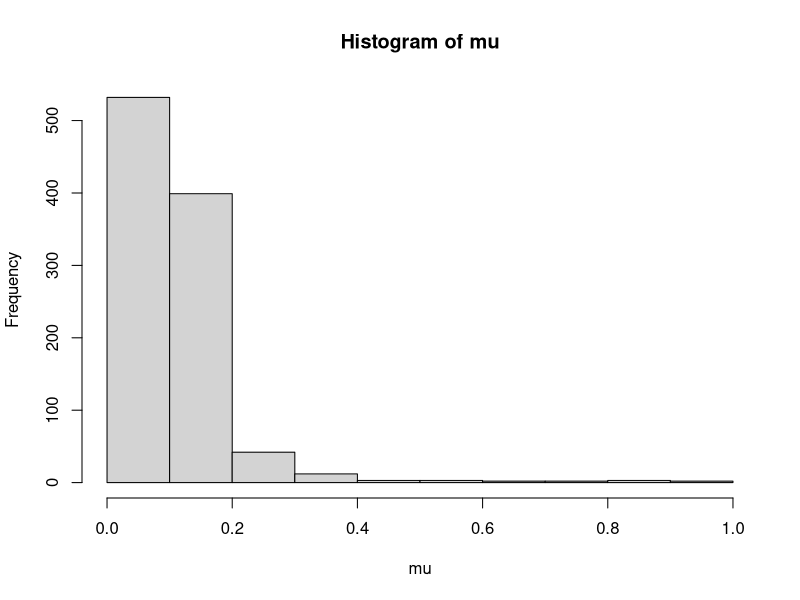

R code for this plot: (Note: this script raises an error after producing the figure.)
# load the relevant packages
packages <- c("dplyr","tidyverse","ggplot2","SuperLearner","VIM","recipes","resample","caret","SuperLearner",
              "data.table","nnls","mvtnorm","ranger","xgboost","splines","Matrix","xtable","pROC","arm",
              "polspline","ROCR","cvAUC", "KernelKnn", "gam","glmnet")
for (package in packages) {
  if (!require(package, character.only=T, quietly=T)) {
    install.packages(package,repos='http://lib.stat.cmu.edu/R/CRAN') 
  }
}

#-----------------------------------------------------------------------------------------------------------------------------------------------
# SIMULATE DATA ----------------------------------------------------------------------------------------------------------------------
#-----------------------------------------------------------------------------------------------------------------------------------------------
set.seed(123)
n=1000
sigma <- abs(matrix(runif(25,0,1), ncol=5))
sigma <- forceSymmetric(sigma)
sigma <- as.matrix(nearPD(sigma)$mat)
x <- rmvnorm(n, mean=c(0,.25,.15,0,.1), sigma=sigma)
modelMat<-model.matrix(as.formula(~ (x[,1]+x[,2]+x[,3]+x[,4]+x[,5])^3))
beta<-runif(ncol(modelMat)-1,0,1)
beta<-c(2,beta) # setting intercept
mu <- 1-plogis(modelMat%*%beta) # true underlying risk of the outcome
y<-rbinom(n,1,mu)

hist(mu);mean(y)

x<-data.frame(x)
D<-data.frame(x,y)
# Specify the number of folds for V-fold cross-validation
folds=5
index<-split(1:1000,1:folds)

# Trying screen.corRank
screen.corRank <- function (Y, X, family, method = "pearson", rank = 2, ...) 
{
  listp <- apply(X, 2, function(x, Y, method) {
    ifelse(var(x) <= 0, 1, cor.test(x, y = Y, method = method)$p.value)
  }, Y = Y, method = method)
  whichVariable <- (rank(listp) <= rank)
  return(whichVariable)
}
# And creating a logical vector indicating which variables to select 
whichVariable <-  screen.corRank(Y=D$y, X=D[,-6])


## split data into 5 groups for 5-fold cross-validation 
## we do this here so that the exact same folds will be used in 
## both the SL fit with the R package, and the hand coded SL
splt<-lapply(1:folds,function(ind) D[index[[ind]],])
# view the first 6 observations in the first [[1]] and second [[2]] folds
head(splt[[1]])
head(splt[[2]])

#-----------------------------------------------------------------------------------------------------------------------------------------------
#-----------------------------------------------------------------------------------------------------------------------------------------------
#-----------------------------------------------------------------------------------------------------------------------------------------------

#-----------------------------------------------------------------------------------------------------------------------------------------------
# Fitting the Superlearner: Original Version ---------------------------------------------------------------------------------------------------
#-----------------------------------------------------------------------------------------------------------------------------------------------

# NO SCREENING
sl.lib <- list("SL.mean", "SL.glmnet")
SLfitY<-SuperLearner(Y=y,X=x,family="binomial",
                   method="method.AUC",
                   SL.library=sl.lib,
                   cvControl=list(V=folds))
SLfitY

# WITH SCREENING
sl.lib <- list("SL.mean", "SL.glmnet", c("SL.glmnet", "screen.corRank"))
SLfitY_scr<-SuperLearner(Y=y,X=x,family="binomial",
                       method="method.AUC",
                       SL.library=sl.lib,
                       cvControl=list(V=folds))
SLfitY_scr
SLfitY_scr$whichScreen

#this is picking the same variables as the screening function done by hand 

#-----------------------------------------------------------------------------------------------------------------------------------------------
#-----------------------------------------------------------------------------------------------------------------------------------------------
#-----------------------------------------------------------------------------------------------------------------------------------------------


#--------------------------------------------------------------------------------------------------------------------------------------------------------------
# Hand-coding Super Learner -----------------------------------------------------------------------------------------------------------------------------------
#--------------------------------------------------------------------------------------------------------------------------------------------------------------
###########  Fitting individual algorithms on the training set (but not the ii-th validation set) ########### 
m1 <- lapply(1:folds,function(ii) mean(rbindlist(splt[-ii])$y)) #mean
m2 <- lapply(1:folds, function(ii) cv.glmnet(as.matrix(do.call(rbind,splt[-ii])[,-6]), 
                                             as.matrix(do.call(rbind,splt[-ii])[,6]), alpha = 1, family="binomial")) #glmnet
#glmnet with screen.corRank
# subset first to remove the outcome variable (position 6), then to select just those variables with TRUE in whichVariable
m3 <- lapply(1:folds, function(ii) cv.glmnet(as.matrix(do.call(rbind,splt[-ii])[,-6][,whichVariable]),
                                             as.matrix(do.call(rbind,splt[-ii])[,6]), alpha = 1, family="binomial"))


########### Predict ########### 
p1 <- lapply(1:folds, function(ii) rep(m1[[ii]], nrow(splt[[ii]])))
p2 <- lapply(1:folds, function(ii) predict(m2[[ii]], newx = as.matrix(rbindlist(splt[ii])[,-6]), s="lambda.min", type="response"))
p3 <- lapply(1:folds, function(ii) predict(m3[[ii]], newx = as.matrix(do.call(rbind,splt[ii])[,-6][,whichVariable]), s="lambda.min", type="response"))

############  update dataframe 'splt' so that column1 is the observed outcome (y) and subsequent columns contain predictions above ########### 
for(i in 1:folds){
  splt[[i]]<-cbind(splt[[i]][,6], p1[[i]], p2[[i]], p3[[i]])
}

########### View the first 6 observations in the first fold ########### 
head(data.frame(splt[[1]]))

########### CV risk ########### 
risk1<-lapply(1:folds,function(ii) 1-AUC(predictions=splt[[ii]][,2], labels=splt[[ii]][,1]))    # CV-risk for mean
risk2 <- lapply(1:folds, function(ii) 1-AUC(predictions=splt[[ii]][,3], labels=splt[[i]][,1]))  # CV-risk for glmnet all
risk3 <- lapply(1:folds, function(ii) 1-AUC(predictions=splt[[ii]][,4], labels=splt[[i]][,1]))  # CV-risk for glmnet screen corRank

a<-rbind(cbind("mean",mean(do.call(rbind, risk1),na.rm=T)),
         cbind("glmnet",mean(do.call(rbind, risk2),na.rm=T)),
         cbind("glmnet_select",mean(do.call(rbind,risk3), na.rm=T)))

########### Predictions for metalearner ########### 
X<-data.frame(do.call(rbind,splt),row.names=NULL);  names(X)<-c("y","AC.mean","AC.glmnet_All","AC.glmnet_screen.corRank")
head(X)

bounds = c(0, Inf)
SL.r<-function(A, y, par){
  A<-as.matrix(A)
  names(par)<-c("AC.mean","AC.glmnet_All","AC.glmnet_screen.corRank")
  predictions <- crossprod(t(A),par)
  cvRisk <- 1 - AUC(predictions = predictions, labels = y)
}

init <- rep(1/3, 3)
fit <- optim(par=init, fn=SL.r, A=X[,2:4], y=X[,1], 
             method="L-BFGS-B",lower=bounds[1],upper=bounds[2])
fit

alpha<-fit$par/sum(fit$par)
alpha


# Coefficients do NOT agree between SuperLearner and hand-coded
SLfitY_scr
alpha

#-----------------------------------------------------------------------------------------------------------------------------------------------
#-----------------------------------------------------------------------------------------------------------------------------------------------
#-----------------------------------------------------------------------------------------------------------------------------------------------



#-----------------------------------------------------------------------------------------------------------------------------------------------
#CHECKING PREDICTIONS GOING INTO METALEARNER ---------------------------------------------------------------------------------------------------
#-----------------------------------------------------------------------------------------------------------------------------------------------
# From SuperLearner
head(SLfitY_scr$Z)
head(X)
# So the predictions are different, why is this? 
SLpredict <- cbind(D$y, SLfitY_scr$Z)
head(SLpredict)

#SuperLearner source code for screen.corP
screen.corP <- function(Y, X, family, obsWeights, id, method = 'pearson',
                        minPvalue = 0.1, minscreen = 2)
{
  listp <- apply(X, 2, function(x, Y, method) {
    ifelse(var(x) <= 0, 1, cor.test(x, y=Y, method = method)$p.value)
  },
  Y = Y, method = method)
  whichVariable <- (listp<= minPvalue)
  if(sum(whichVariable)<minscreen){
    warning('number of variables with p value less than minPvalue is less than minscreen')
    whichVariable[rank(listp)<=minscreen] <- TRUE
  }
  return(whichVariable)
}

screen.corP(Y=D$y, X=D[,-6])

screen.corRank <- function (Y, X, family, method = "pearson", rank = 2, ...) 
{
  listp <- apply(X, 2, function(x, Y, method) {
    ifelse(var(x) <= 0, 1, cor.test(x, y = Y, method = method)$p.value)
  }, Y = Y, method = method)
  whichVariable <- (rank(listp) <= rank)
  return(whichVariable)
}


#SuperLearner source code for screen.corRank
screen.corRank <- function(Y,X,family, method='pearson', rank=2){
  listp <- apply(X,2,function(x,Y,method){
    ifelse(var(x) <= 0, 1, cor.test(x,y=Y, method = method)$p.value)
  }, Y=Y, method=method)
  whichVariable <- (rank(listp)<= rank)
  return(whichVariable)
}
corRank <- screen.corRank(Y=D$y, X=D[,-6])


#SuperLearner source code for screen.randomForest
screen.randomForest <- function(Y, X, family, nVar = 10, ntree = 1000, 
                                mtry = ifelse(family$family == "gaussian", floor(sqrt(ncol(X))),
                                              max(floor(ncol(X)/3), 1)),
                                nodesize = ifelse(family$family == "gaussian",5,1), maxnodes = NULL){
  .SL.require('randomForest')
  if(family$family == "gaussian"){
    rank.rf.fit <- randomForest::randomForest(Y~., data = X, ntree = ntree, mtry = mtry, 
                                              nodesize = nodesize, keep.forest = FALSE,
                                              maxnodes = maxnodes)
  }
  if(family$family == "binomial"){
    rank.rf.fit <- randomForest::randomForest(as.factor(Y)~., data = X,
                                              ntree = ntree, mtry = mtry,
                                              nodesize = nodesize, keep.forest = FALSE,
                                              maxnodes = maxnodes)
  }
  whichVariable <- (rank(-rank.rf.fit$imporance)<=nVar)
  return(whichVariable)
}
screen.randomForest(Y=D$y, X=D[,-6])


